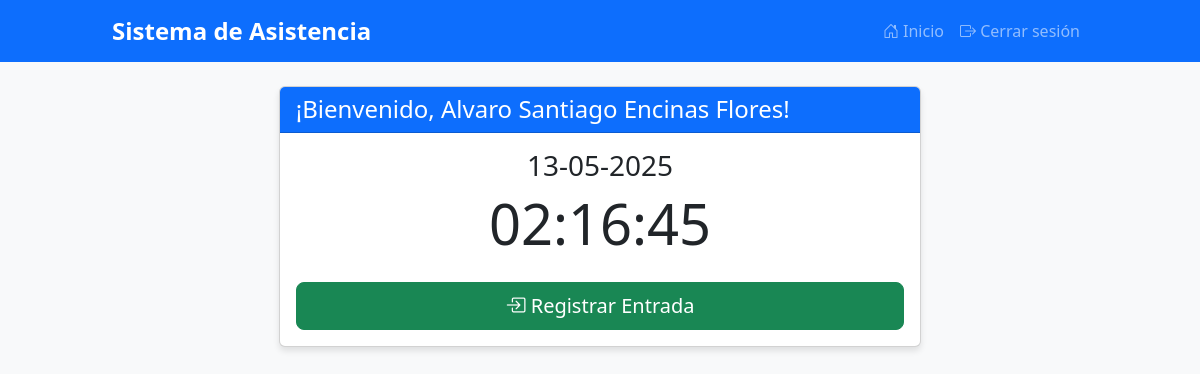
Before: / (signed in) with the older database file.
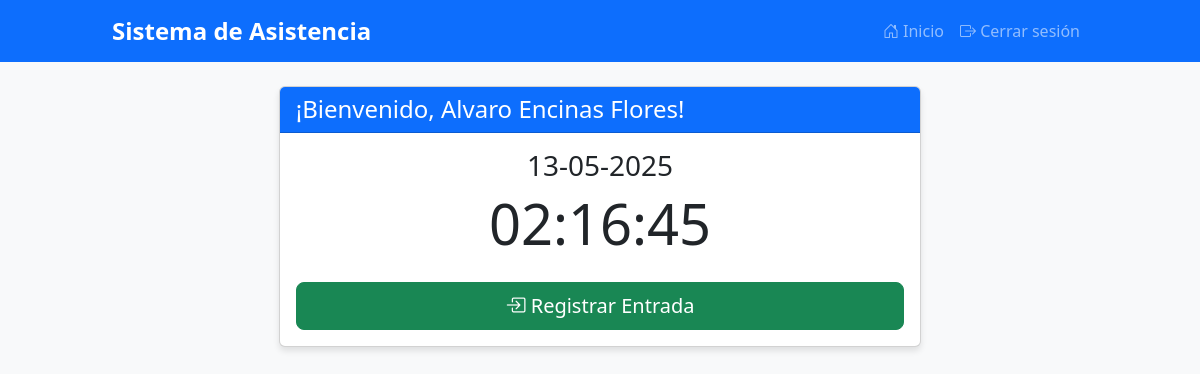
After: the same page with the newer database file.
### tables this page shows
CREATE TABLE users (
        id INTEGER PRIMARY KEY AUTOINCREMENT,
        username TEXT UNIQUE NOT NULL,
        password TEXT NOT NULL,
        full_name TEXT NOT NULL,
        is_admin INTEGER DEFAULT 0
    );

### app.py (the view)
@app.route('/')
def index():
    if 'user_id' in session:
        user = database.get_user(session['username'])
        pending_checkout = database.get_pending_checkout(user['id'])
        current_date = datetime.datetime.now()
        return render_template('dashboard.html', user=user, pending_checkout=pending_checkout, current_date=current_date)
    return render_template('login.html')

### database.py (called while the page is built)
def get_user(username):
    conn = sqlite3.connect('attendance.db')
    conn.row_factory = sqlite3.Row
    c = conn.cursor()
    c.execute("SELECT * FROM users WHERE username = ?", (username,))
    user = c.fetchone()
    conn.close()
    return user

def get_pending_checkout(user_id):
    conn = sqlite3.connect('attendance.db')
    conn.row_factory = sqlite3.Row
    c = conn.cursor()
    c.execute("SELECT id FROM attendance WHERE user_id = ? AND check_out IS NULL", (user_id,))
    record = c.fetchone()
    conn.close()
    return record['id'] if record else None

### templates/dashboard.html (shortened to what this page needs)
{% extends "layout.html" %}
{% block content %}
<div class="row">
    <div class="col-md-8 mx-auto">
        <div class="card mb-4">
            <div class="card-header bg-primary text-white">
                <h4 class="mb-0">¡Bienvenido, {{ user.full_name }}!</h4>
            </div>
            <div class="card-body">
                <div class="text-center mb-4">
                    <h3>{{ current_date.strftime('%d-%m-%Y') }}</h3>
                    <h2 id="current-time" class="display-4">00:00:00</h2>
                </div>
                <div class="row">
                    {% if pending_checkout %}
                        <div class="col-md-12">
                            <div class="card bg-warning mb-3">
                                <div class="card-body">
                                    <h5><i class="bi bi-exclamation-triangle"></i> Tienes una entrada pendiente de marcar salida</h5>
                                </div>
                            </div>
                            <form method="post" action="/check_out" class="mb-4">
                                <div class="mb-3">
                                    <label for="description" class="form-label">Descripción de actividades</label>
                                    <textarea class="form-control" id="description" name="description" rows="3" required></textarea>
                                </div>
                                <button type="submit" class="btn btn-danger w-100 btn-lg">
                                    <i class="bi bi-box-arrow-left"></i> Registrar Salida
                                </button>
                            </form>
                        </div>
                    {% else %}
                        <div class="col-md-12">
                            <form method="post" action="/check_in">
                                <button type="submit" class="btn btn-success w-100 btn-lg">
                                    <i class="bi bi-box-arrow-in-right"></i> Registrar Entrada
                                </button>
                            </form>
                        </div>
                    {% endif %}
                </div>
            </div>
        </div>
    </div>
</div>
{% endblock %}

Changed rows visible on the page:
changed users: full_name "Alvaro Santiago Encinas Flores" → "Alvaro Encinas Flores"
